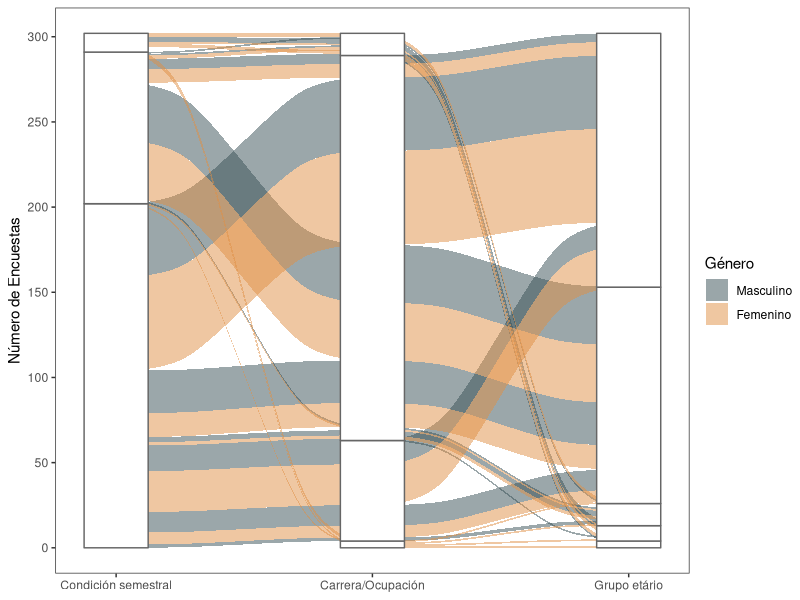
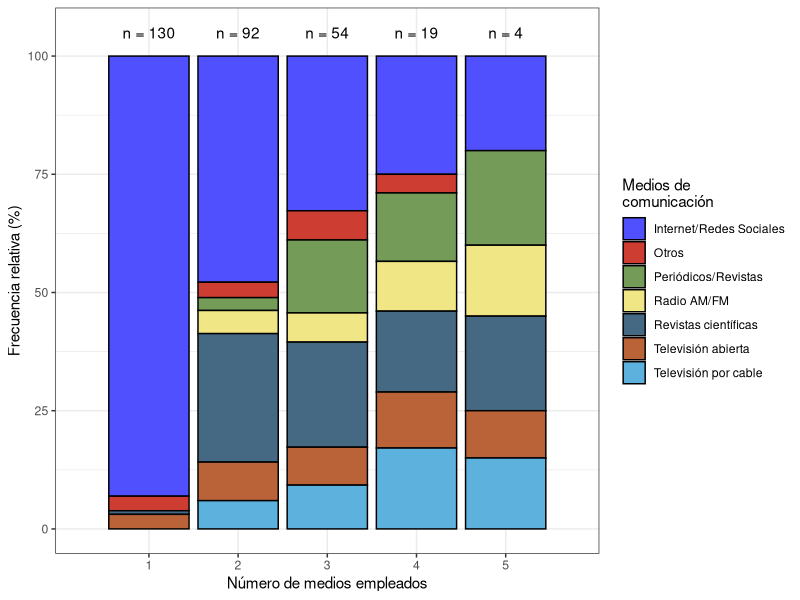
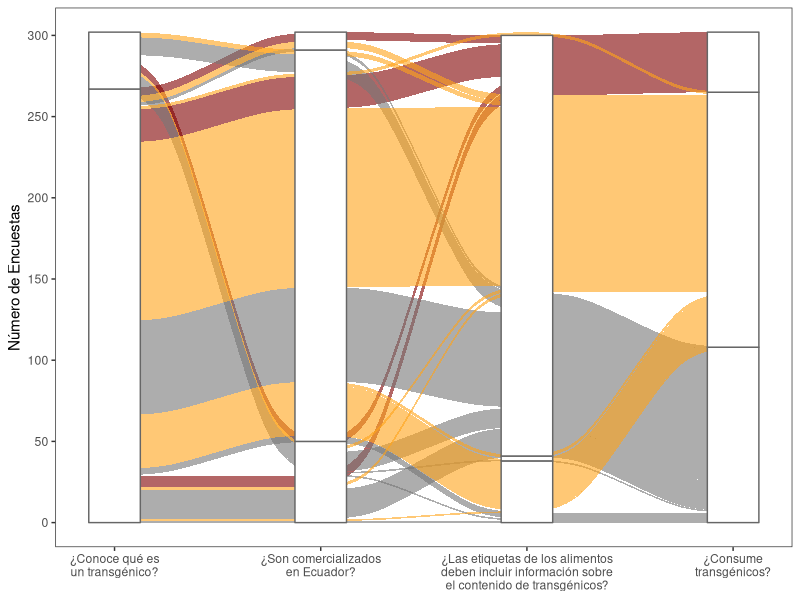
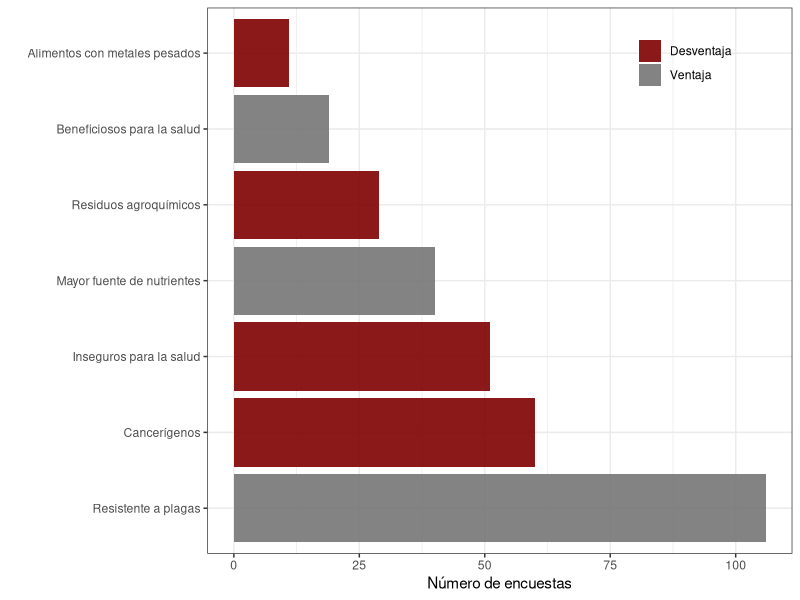
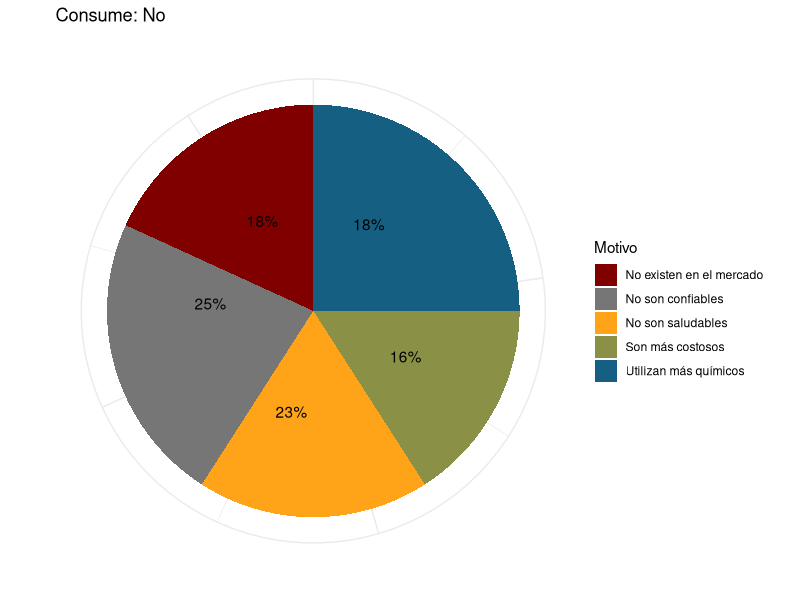
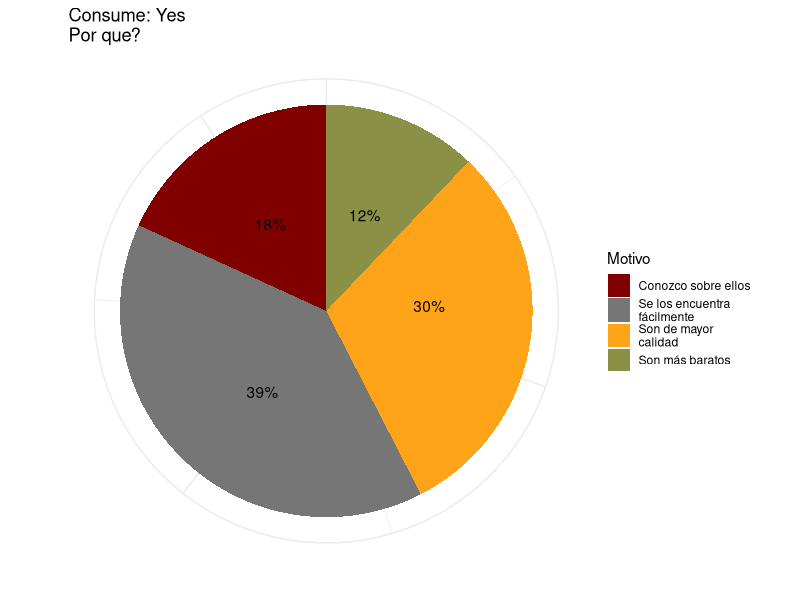
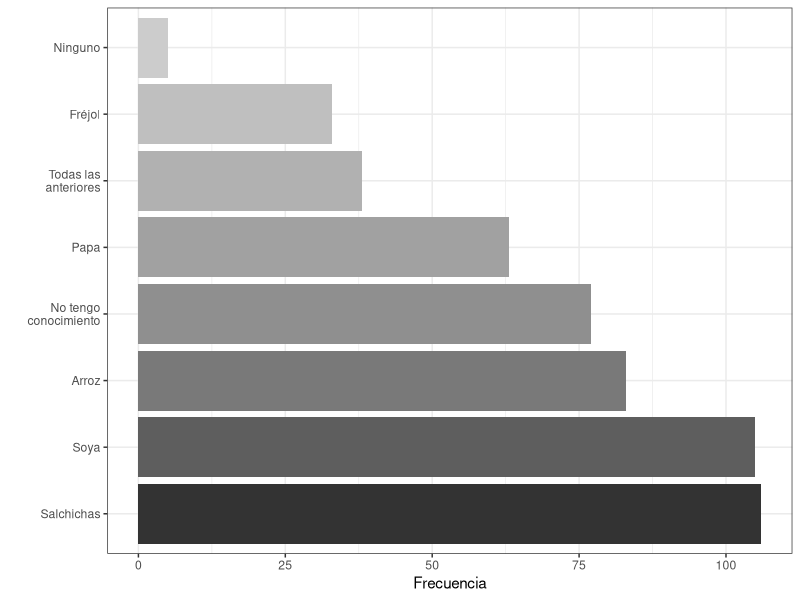
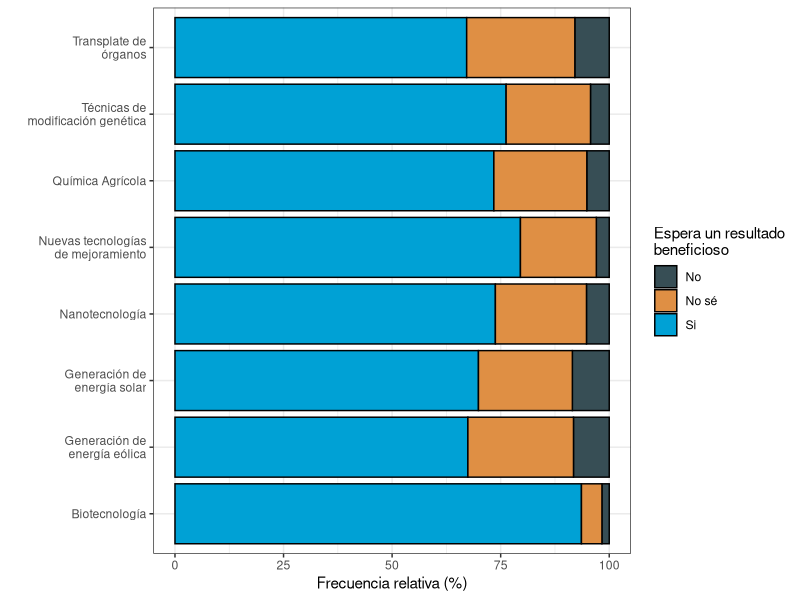

Generate these figures, in order, with R:
## ---- chunk 1
#### Load Packages ####
library(readxl) # Read Excel Files
library(tidyverse) # Easily Install and Load the 'Tidyverse'
library(stringr) # Simple, Consistent Wrappers for Common String Operations
library(ggalluvial)
library(magrittr)
library(ggsci)
library(scales)
library(ggpubr)
## ---- chunk 2
raw_data <- map(2:12, .f = function(x){
  read_xlsx(path = 'data/Encuestas.xlsx', sheet = x) %>% 
    mutate(Sheet = x)
}) %>% bind_rows()
## ---- chunk 3
clean_data <- raw_data %>% mutate(P4a = tolower(P4a) ) %>%
  # Clean Data
  # Repeated careers
  mutate(P4a = ifelse(P4a %in% 'ingenieria en ecosistema',
                      "ingeniería en ecosistemas", P4a)) %>% 
  mutate(P4a = ifelse(P4a %in% c("ingeniería en ciencas del agua",
                                 "ingeniería en ciencias del agua"),
                      "ingeniería en ciencias del agua", P4a)) %>% 
  mutate(P4a = ifelse(grepl("ingeniería", P4a), "Ingeniería", P4a) ) %>% 
  mutate(P4a = ifelse(P4a %in% c('agroecología', 'arquitectura',
                                 'ciencias experimentales',
                                 'licenciatura en biocomercio'),
                      "Licenciaturas", P4a) ) %>% 
  mutate(P4a = ifelse(P4a %in% c('administrativo'), 'otros', P4a) ) %>% 
  mutate(P4a = ifelse(P4a %in% c('docente'), 'Docentes', P4a) )
## ---- chunk 4
clean_data %<>%  mutate(P2 = factor(P2, levels = c(1,2),
                                     labels = c("Masculino", "Femenino")))
## ---- chunk 5
clean_data %<>% 
  mutate(P3 = ifelse(P3 == 1, "17-20", P3)) %>% 
  mutate(P3 = ifelse(P3 == 2, "21-25", P3)) %>% 
  mutate(P3 = ifelse(P3 == 3, "26-30", P3)) %>% 
  mutate(P3 = ifelse(P3 == 4, "30-40", P3)) %>% 
  mutate(P3 = ifelse(P3 == 5, "> 40", P3)) %>% 
  mutate(P3 = ifelse(P3 == 6, "> 40", P3)) %>% 
  mutate(P3 = factor(P3, levels = c("17-20","21-25","26-30","30-40", "> 40")))
## ---- chunk 6
clean_data %<>% 
  mutate(`5` = ifelse(`5` > 4, "Carrera", "Tronco común"))
## ---- chunk 7
# Summarinsing data
sample_space <- clean_data %>% group_by(P2, P3, P4a, `5`) %>% 
  summarise(N = n()) %>% arrange(P4a)
sspace_plot <- ggplot(sample_space, aes(axis1 = `5`, axis2 = P4a, axis3 = P3, y = N)) +
  geom_alluvium(aes(fill = P2),  width = 1/8) +
  geom_stratum(width = 1/4, fill = "white", color = "grey40") +
  geom_label(stat = "stratum", label.strata = T, size = 3) +
  scale_x_continuous(breaks = 1:3, labels = c("Condición semestral",
                                              "Carrera/Ocupación",
                                              "Grupo etário")) +
  scale_fill_jama() + theme_test() + 
  scale_y_continuous(breaks = seq(0, 300, by = 50),
                     labels = seq(0, 300, by = 50)) +
  labs(fill = "Género", y = "Número de Encuestas")
sspace_plot
## ---- chunk 8
medios <- clean_data %>% select(`6a`:`6g`) %>% mutate(Index = 1:n()) %>% 
  gather(key = "Medio", value = "Valor", `6a`:`6g`) %>% 
  mutate(Medio = ifelse(Medio %in% "6a", "Radio AM/FM", Medio)) %>% 
  mutate(Medio = ifelse(Medio %in% "6b", "Televisión abierta", Medio)) %>% 
  mutate(Medio = ifelse(Medio %in% "6c", "Televisión por cable", Medio)) %>% 
  mutate(Medio = ifelse(Medio %in% "6d", "Periódicos/Revistas", Medio)) %>% 
  mutate(Medio = ifelse(Medio %in% "6e", "Internet/Redes Sociales", Medio)) %>% 
  mutate(Medio = ifelse(Medio %in% "6f", "Revistas científicas", Medio)) %>% 
  mutate(Medio = ifelse(Medio %in% "6g", "Otros", Medio)) %>%
  filter(Valor <= 1)

## ---- chunk 9
# Obtener el n por medios
labels <- medios %>% filter(Valor != 0) %>% 
  arrange(Index) %>% 
  group_by(Index) %>% mutate(total = sum(Valor)) %>%
  count(total) %>% ungroup() %>% count(n) %>% 
  mutate(nn = paste0("n = ", nn))

medios_f <- medios %>% filter(Valor != 0) %>% arrange(Index) %>%
  group_by(Index) %>% mutate(total = sum(Valor)) %>%
  select(-Valor)
medios_plot <-   ggplot(medios_f) +
  geom_bar(aes(factor(total), fill = Medio),
           position = "fill", color = "black") +
  geom_text(data = labels, aes(x= factor(n), y = 1.05, label = nn) ) +
  ggsci::scale_fill_igv() + theme_bw() + 
  scale_y_continuous(breaks = seq(0, 1, by = 0.25),
                     labels = seq(0, 100, by = 25)) +
  scale_x_discrete(limits = 1:5) +
  labs(x = "Número de medios empleados", y = "Frecuencia relativa (%)",
       fill = "Medios de\ncomunicación")
medios_plot
## ---- chunk 10
transform <-  function(x) {
    ifelse(x == 0, "No", ifelse(x == 1, "Sí",
                                ifelse(x == 2, "No sé", "Ya les tiene")))
  } 
knowledge <- clean_data %>% select(`7`, `8`, `10`, `17`) %>%
  mutate_all(transform) %>% mutate_all(as.factor) %>%
  group_by(`7`, `8`, `10`, `17`) %>% summarise(N = n())
## ---- chunk 11
labs_know <- c("¿Conoce qué es\nun transgénico?",
               "¿Son comercializados\nen Ecuador?",
               "¿Las etiquetas de los alimentos
deben incluir información sobre
el contenido de transgénicos?",
               "¿Consume\ntransgénicos?")
main_plot <- ggplot(knowledge, aes(axis1 = `7`, axis2 = `8`, axis4 = `10`,
                      axis3 = `17`,y = N)) +
  geom_alluvium(aes(fill = `10`), width = 1/20, alpha = 0.6) +
  geom_stratum(width = 1/4, fill = "white", color = "grey40") +
  geom_label(stat = "stratum", label.strata = TRUE, size = 3) +
  scale_x_continuous(breaks = 1:4, labels = labs_know) +
  scale_fill_uchicago() + theme_test() + 
  labs(y = "Número de Encuestas") +
  scale_y_continuous(breaks = seq(0, 300, by = 50),
                     labels = seq(0, 300, by = 50)) +
  guides(fill = F) 
main_plot
## ---- chunk 12
  risk_benefit <- clean_data %>% select(starts_with("14")) %>%
    gather(key = "Variable", value = "Valor", `14a`:`14h` ) %>%
    group_by(Variable) %>%  summarise(N = sum(Valor, na.rm = T) ) %>% 
  filter( !(Variable %in% "14h") ) %>% 
  mutate(R_B = ifelse(Variable %in% c("14b", "14d", "14g"),
                      "Ventaja", "Desventaja") ) %>% 
  mutate(R_B = factor(R_B, levels = c("Desventaja", "Ventaja")) ) %>% 
  mutate(Variable = ifelse(Variable %in% "14a", "Residuos agroquímicos",
                           Variable)) %>% 
  mutate(Variable = ifelse(Variable %in% "14b", "Mayor fuente de nutrientes",
                           Variable)) %>% 
  mutate(Variable = ifelse(Variable %in% "14c", "Inseguros para la salud",
                           Variable)) %>% 
  mutate(Variable = ifelse(Variable %in% "14d", "Beneficiosos para la salud",
                           Variable)) %>% 
  mutate(Variable = ifelse(Variable %in% "14e", "Alimentos con metales pesados",
                           Variable)) %>% 
  mutate(Variable = ifelse(Variable %in% "14f", "Cancerígenos",
                           Variable)) %>% 
  mutate(Variable = ifelse(Variable %in% "14g", "Resistente a plagas",
                           Variable)) %>% 
  mutate(Variable = ifelse(Variable %in% "14h", "Mejoramiento genético",
                           Variable)) %>% 
  arrange(-N) %>% mutate(Variable = factor(Variable, levels = .$Variable))
  
advantages <- ggplot(risk_benefit, aes(x = Variable, y = N)) + 
  geom_bar(aes(fill = R_B),stat = "identity", alpha = 0.9) +
  theme_bw() + labs(fill = "", y = "Número de encuestas", x = "") +
  theme(legend.position=c(0.9,1), legend.justification=c(0.95,1),
        legend.background=element_blank())+
  coord_flip() + ggsci::scale_fill_uchicago()
advantages
## ---- chunk 13
consumption_no <- clean_data %>% filter(`10` == 0) %>% select(`11a`:`11e`) %>% 
  gather(key = "Question", value = "Value") %>% group_by(Question) %>%
  summarise(N = sum(Value)) %>% mutate(Per = round(N / sum(N) *100)) %>% 
  mutate(Question = ifelse(Question %in% "11a", "No son saludables", Question)) %>% 
  mutate(Question = ifelse(Question %in% "11b", "Son más costosos", Question)) %>% 
  mutate(Question = ifelse(Question %in% "11c", "No son confiables", Question)) %>% 
  mutate(Question = ifelse(Question %in% "11d", "Utilizan más químicos", Question)) %>% 
  mutate(Question = ifelse(Question %in% "11e", "No existen en el mercado", Question)) 

consumtion_pltN <-  ggplot(consumption_no, aes(x = "", y = N, fill = Question)) +
  geom_bar(stat = "identity") + coord_polar("y", start = 0) +
  theme_minimal() + ggsci::scale_fill_uchicago() +
  geom_text(aes(y = N + c(-4, cumsum(N*0.9)[-length(N)]), 
                label = paste0(Per, "%") )) +
  theme(axis.text.x=element_blank()) +
  labs(title = "Consume: No\n", x = '', y = "", fill = "Motivo") 
consumtion_pltN
## ---- chunk 14
consumption_yes1 <- clean_data %>% filter(`10` == 1) %>% select(`12a`:`12d`) %>% 
  gather(key = "Question", value = "Value") %>% group_by(Question) %>%
  summarise(N = sum(Value, na.rm = T))  %>%
  mutate(Per = round(N / sum(N) *100)) %>% 
  mutate(Question = ifelse(Question %in% "12a",
                            "Se los encuentra\nfácilmente", Question)) %>% 
  mutate(Question = ifelse(Question %in% "12b",
                            "Son más baratos", Question)) %>% 
  mutate(Question = ifelse(Question %in% "12c",
                            "Son de mayor\ncalidad", Question)) %>% 
  mutate(Question = ifelse(Question %in% "12d",
                            "Conozco sobre ellos", Question))

 consumtion_pltY <- ggplot(consumption_yes1, aes(x = "", y = N, fill = Question)) +
  geom_bar(stat = "identity") + coord_polar("y", start = 0) +
  theme_minimal() + ggsci::scale_fill_uchicago() +
  geom_text(aes(y = c(20, 2, 8, 30), 
                label = paste0(Per, "%") )) +
  theme(axis.text.x=element_blank()) +
  labs(title = "Consume: Yes\nPor que?", x = '', y = "", fill = "Motivo") 
 consumtion_pltY
## ---- chunk 15
consumption_plot <- ggarrange(consumtion_pltN, consumtion_pltY,
                              labels = c("A", "B"), ncol = 2, nrow = 1)
## ---- chunk 16
OGM_products <- clean_data %>% select(starts_with("15")) %>%
  gather(key = "Variable", value = "Valor", `15a`:`15h` ) %>% 
  group_by(Variable) %>%  summarise(N = sum(Valor, na.rm = T) ) %>% 
  arrange(-N) %>% 
  mutate(Variable = ifelse(Variable %in% "15a", "Soya", Variable) ) %>% 
  mutate(Variable = ifelse(Variable %in% "15b", "Arroz", Variable) ) %>% 
  mutate(Variable = ifelse(Variable %in% "15c", "Fréjol", Variable) ) %>% 
  mutate(Variable = ifelse(Variable %in% "15d", "Papa", Variable) ) %>%
   mutate(Variable = ifelse(Variable %in% "15e", "Salchichas", Variable) ) %>% 
  mutate(Variable = ifelse(Variable %in% "15f",
                           "Todas las\n anteriores", Variable) ) %>% 
  mutate(Variable = ifelse(Variable %in% "15g", "Ninguno", Variable) ) %>% 
  mutate(Variable = ifelse(Variable %in% "15h", "No tengo\nconocimiento", 
                           Variable) ) %>% 
  mutate(Variable = factor(Variable, levels = .$Variable)) 

products_plot <- ggplot(OGM_products, aes(Variable, N)) +
  geom_bar(aes(fill = Variable), stat = "identity") +
  scale_fill_grey() + coord_flip() + theme_bw() +
  guides(fill = F) + 
  labs(y = "Frecuencia", x = "")
products_plot
## ---- chunk 17
new_tech <- clean_data %>% select(starts_with("20")) %>%
  gather(key = "Variable", value = "Valor", starts_with("20") ) %>%
  count(Variable, Valor) %>% filter(!is.na(Valor)) %>%
  mutate(Variable = ifelse(Variable %in% "20 (Bio)",
                           "Biotecnología", Variable)) %>% 
  mutate(Variable = ifelse(Variable %in% "20 (Eolica)",
                           "Generación de\nenergía eólica", Variable)) %>% 
  mutate(Variable = ifelse(Variable %in% "20 (Modifica)",
                           "Técnicas de\nmodificación genética", Variable)) %>% 
  mutate(Variable = ifelse(Variable %in% "20 (Nano)",
                           "Nanotecnología", Variable)) %>% 
  mutate(Variable = ifelse(Variable %in% "20 (NBT)",
                           "Nuevas tecnologías\nde mejoramiento", Variable)) %>% 
  mutate(Variable = ifelse(Variable %in% "20 (Quimi)",
                           "Química Agrícola", Variable)) %>% 
  mutate(Variable = ifelse(Variable %in% "20 (Solar)",
                           "Generación de\nenergía solar", Variable)) %>% 
  mutate(Variable = ifelse(Variable %in% "20 (Transplante)",
                           "Transplate de\nórganos", Variable)) %>% 
   filter(Valor <= 3)%>%
  mutate(Valor = ifelse(Valor > 1, "No sé", ifelse(Valor < 1, "No", "Si")))
  
  
  
tech_perception <- ggplot(new_tech, aes(Variable, n )) +
  geom_bar(aes(fill = factor(Valor) ), color = "black",
           stat = "identity", position = "fill") + theme_bw() +
  scale_y_continuous(breaks = seq(0, 1, by = 0.25),
                     labels = seq(0, 100, by = 25)) +
  scale_fill_jama() + coord_flip() +
  labs(fill = "Espera un resultado\nbeneficioso", x = "",
       y = "Frecuencia relativa (%)")
tech_perception
